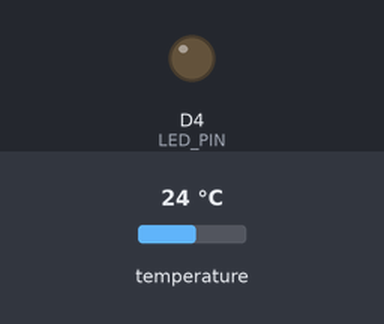
Recording of a sketch running on a simulated ESP8266 (NodeMCU). Shown: output pins drawn as LEDs (lit = HIGH). The inputs (shaded band) are chosen by the test bench; at power-on: temperature 24 °C. WiFi joins after 1.5 s; servers stay silent unless stated; uploads are accepted with an empty reply; what the sketch prints to the serial monitor is not drawn. At 11.1 s the program puts the board to deep sleep or switches it off; the recording ends there.

Above: at 1.7 s.
At 2.7 s:
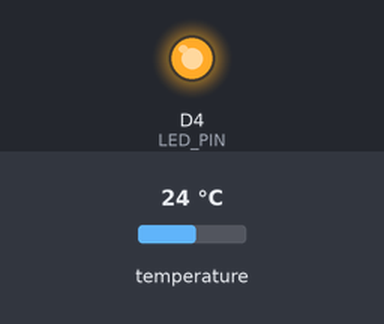
Timing chart, 0 to 11.1 s (numbered marks = the images above):
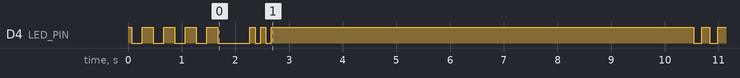

The sketch:

PHT-arduino.ino
```cpp
#include <ESP8266WiFi.h>
#include <ESP8266HTTPClient.h>
#include <WiFiClientSecure.h>
#include <OneWire.h>
#include <DallasTemperature.h>

// ---------- USER CONFIG ----------
const char* WIFI_SSID     = "TP-Link_14D0";
const char* WIFI_PASSWORD = "19700434";

// Firebase Realtime Database REST endpoint (must end with .json)
const char* FIREBASE_URL  = "https://pruzzo-home-temperature-default-rtdb.europe-west1.firebasedatabase.app/temperatures.json";

#define ONE_WIRE_BUS D2
#define LED_PIN LED_BUILTIN // Usually GPIO2 on NodeMCU; active LOW

const uint8_t  SAMPLES = 5;
const uint16_t SAMPLE_DELAY_MS = 750;
const uint32_t SLEEP_SECONDS = 60 * 30;

// ---------- GLOBALS ----------
OneWire oneWire(ONE_WIRE_BUS);
DallasTemperature sensors(&oneWire);
WiFiClientSecure client;

// ---------- LED HELPERS ----------
void ledOn()    { digitalWrite(LED_PIN, LOW); }  // active LOW
void ledOff()   { digitalWrite(LED_PIN, HIGH); }
void blink(uint8_t times, uint16_t delayMs) {
  for (uint8_t i = 0; i < times; i++) {
    ledOn();  delay(delayMs);
    ledOff(); delay(delayMs);
  }
}

// ---------- WIFI ----------
bool connectWiFi(uint16_t timeout_ms = 15000) {
  WiFi.mode(WIFI_STA);
  WiFi.begin(WIFI_SSID, WIFI_PASSWORD);
  Serial.print("Connecting to WiFi");

  uint32_t start = millis();
  ledOff();
  while (WiFi.status() != WL_CONNECTED && (millis() - start) < timeout_ms) {
    Serial.print(".");
    blink(1, 200); // 🔵 slow blink = connecting
  }
  Serial.println();

  if (WiFi.status() == WL_CONNECTED) {
    Serial.println("WiFi connected!");
    // Solid ON for a short time to show connection success
    ledOn(); delay(500); ledOff();
    return true;
  }
  return false;
}

// ---------- FIREBASE ----------
bool postTemperature(float valueC) {
  HTTPClient http;
  http.begin(client, FIREBASE_URL);
  http.addHeader("Content-Type", "application/json");

  String payload = String("{\"value\": ") + String(valueC, 2) + ", \"timestamp\": {\".sv\": \"timestamp\"}}";

  int httpCode = http.POST(payload);
  String resp = http.getString();

  Serial.printf("HTTP %d\n", httpCode);
  Serial.println("Response: " + resp);

  // LED feedback
  if (httpCode == 200) {
    blink(2, 150); // ✅ double short blink = OK
  } else {
    blink(5, 100); // ⚠️ fast blink = error on post
  }

  http.end();
  return httpCode == 200;
}

// ---------- TEMPERATURE ----------
float averageTemperatureC(uint8_t samples, uint16_t delayMs) {
  Serial.println("Collecting temperature samples...");
  blink(3, 100); // 🟡 triple blink = start measurement

  float sum = 0.0;
  uint8_t good = 0;

  for (uint8_t i = 0; i < samples; i++) {
    sensors.requestTemperatures();
    delay(delayMs);
    float c = sensors.getTempCByIndex(0);

    if (!isnan(c) && c > -100.0 && c < 125.0 && c != 85.0) {
      sum += c;
      good++;
    } else {
      Serial.printf("Bad reading #%u: %.2f°C\n", i, c);
      blink(1, 300); // 🔴 single long blink = bad reading
    }
  }

  if (good == 0) {
    Serial.println("All measurements failed!");
    // 🔴 three long blinks = measurement error
    for (int i = 0; i < 3; i++) { ledOn(); delay(300); ledOff(); delay(300); }
    return NAN;
  }

  float avg = sum / good;
  Serial.printf("Average temp: %.2f°C from %u valid readings\n", avg, good);
  return avg;
}

// ---------- DEEP SLEEP ----------
void goToDeepSleep(uint32_t seconds) {
  uint64_t us = (uint64_t)seconds * 1000000ULL;
  Serial.printf("Going to deep sleep for %u s...\n", seconds);
  Serial.flush();
  ledOff();
  ESP.deepSleep(us);
}

// ---------- SETUP ----------
void setup() {
  pinMode(LED_PIN, OUTPUT);
  ledOff();

  Serial.begin(115200);
  delay(50);
  Serial.println("\nBoot");

  client.setInsecure();
  sensors.begin();
  sensors.setResolution(12);

  if (!connectWiFi()) {
    Serial.println("WiFi connection failed.");
    blink(10, 100); // 🔴 repeated short blink = cannot connect WiFi
    goToDeepSleep(SLEEP_SECONDS);
  }

  float avgC = averageTemperatureC(SAMPLES, SAMPLE_DELAY_MS);
  if (isnan(avgC)) {
    Serial.println("Temperature read failed (NAN). Sleeping.");
    goToDeepSleep(SLEEP_SECONDS);
  }

  bool posted = postTemperature(avgC);
  if (!posted) Serial.println("Post failed.");

  goToDeepSleep(SLEEP_SECONDS);
}

void loop() {}
```
